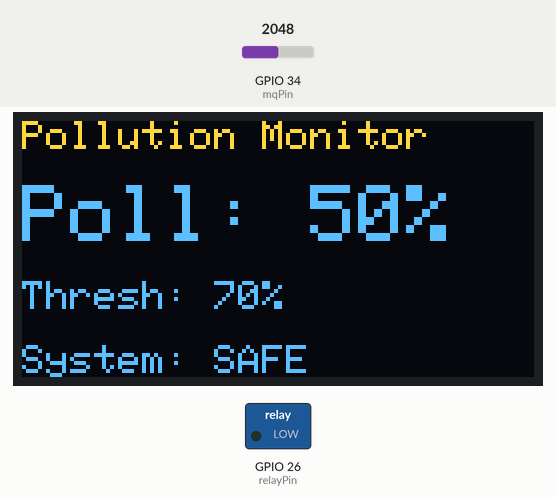
The sketch below on a simulated ESP32. Parts: 128×64 one-colour display, switched loads named in the sketch (green lamp = pin HIGH). The test bench sets the inputs (shaded band); at power-on: GPIO 34 (mqPin) = 2048. The OLED is the two-colour kind (top 16 rows yellow); what the sketch prints to the serial monitor is not drawn.

Above: at 1.7 s.
1.8 s: GPIO 34 (mqPin) set to 2802
At 2.9 s:
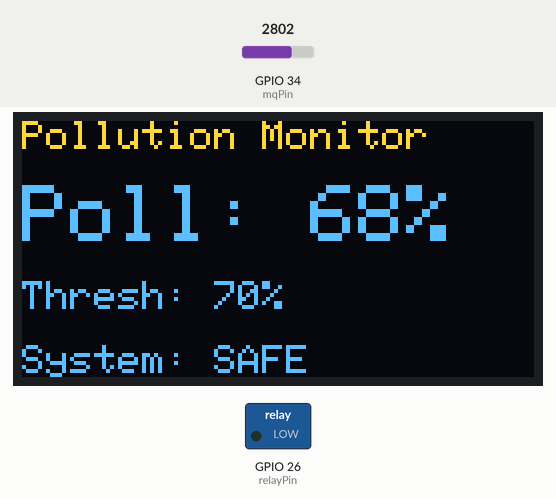
3.7 s: GPIO 34 (mqPin) set to 2909
At 4.8 s:
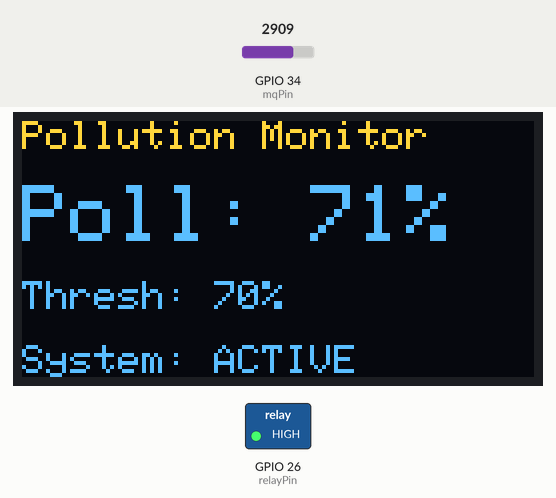
5.3 s: GPIO 34 (mqPin) set to 2866
At 6.8 s:
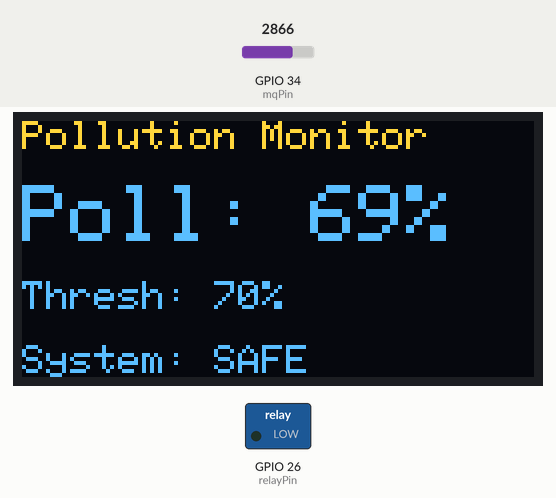
Timing chart, 0 to 8.3 s (numbered marks = the images above; inputs shaded):
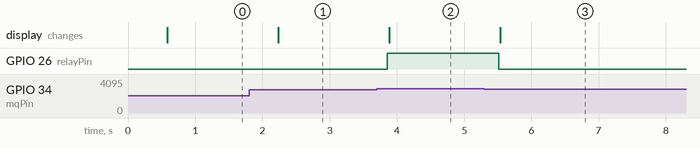

Measured:
- the behaviour switches between 2866 and 2867 on GPIO 34 (mqPin) (found by bisection; images 1 and 2)
- after the input at 1.8 s, the display: changes after 0.43 s (image 1)
- after the input at 3.7 s, GPIO 26 (relayPin): LOW → HIGH after 0.16 s; the display: changes after 0.19 s (image 2)
- after the input at 5.3 s, GPIO 26 (relayPin): HIGH → LOW after 0.21 s; the display: changes after 0.24 s (image 3)

The sketch:

esp32_code.ino
```cpp
#include <Wire.h>
#include <Adafruit_GFX.h>
#include <Adafruit_SSD1306.h>

#define SCREEN_WIDTH 128
#define SCREEN_HEIGHT 64
#define OLED_RESET    -1
Adafruit_SSD1306 display(SCREEN_WIDTH, SCREEN_HEIGHT, &Wire, OLED_RESET);

const int mqPin = 34;       // MQ2 AO -> GPIO34
const int relayPin = 26;    // Relay IN -> GPIO26
int thresholdPercent = 70;  // adjust threshold as needed
const unsigned long readInterval = 800; // ms

void setup() {
  Serial.begin(115200);
  pinMode(relayPin, OUTPUT);
  digitalWrite(relayPin, LOW);

  if (!display.begin(SSD1306_SWITCHCAPVCC, 0x3C)) {
    Serial.println("SSD1306 init failed");
    // continue even if display fails so serial still works
  }
  display.clearDisplay();
  display.setTextSize(1);
  display.setTextColor(SSD1306_WHITE);
  display.setCursor(0,0);
  display.println("Pollution Monitor");
  display.display();
  delay(500);
}

int readMqPercent() {
  int raw = analogRead(mqPin);            // 0..4095 on ESP32
  int percent = map(raw, 0, 4095, 0, 100);
  percent = constrain(percent, 0, 100);
  return percent;
}

void updateDisplay(int percent, bool active) {
  // if display wasn't initialized, these calls are safe (they'll be no-op)
  display.clearDisplay();
  display.setCursor(0,0);
  display.setTextSize(1);
  display.println("Pollution Monitor");
  display.println();
  display.setTextSize(2);
  display.print("Poll: ");
  display.print(percent);
  display.println("%");
  display.setTextSize(1);
  display.println();
  display.print("Thresh: ");
  display.print(thresholdPercent);
  display.println("%");
  display.println();
  display.print("System: ");
  display.println(active ? "ACTIVE" : "SAFE");
  display.display();
}

void loop() {
  int percent = readMqPercent();
  bool alarm = (percent >= thresholdPercent);

  // drive the relay
  digitalWrite(relayPin, alarm ? HIGH : LOW);

  // update OLED (if present)
  updateDisplay(percent, alarm);

  // debug to serial
  Serial.print("Raw ADC: ");
  Serial.print(analogRead(mqPin));
  Serial.print(" -> ");
  Serial.print(percent);
  Serial.print("%  Relay: ");
  Serial.println(alarm ? "ON" : "OFF");

  delay(readInterval);
}
```
